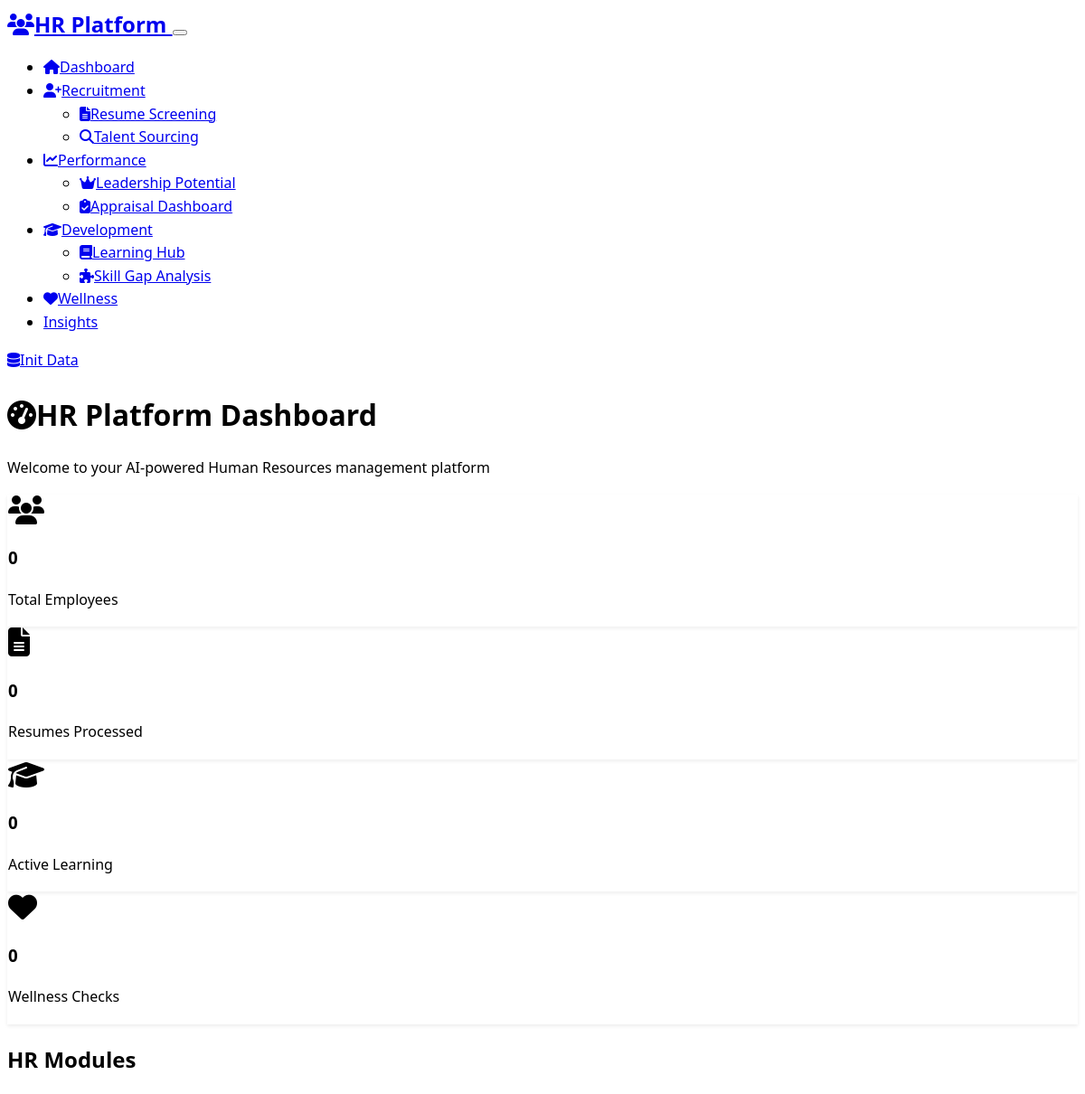
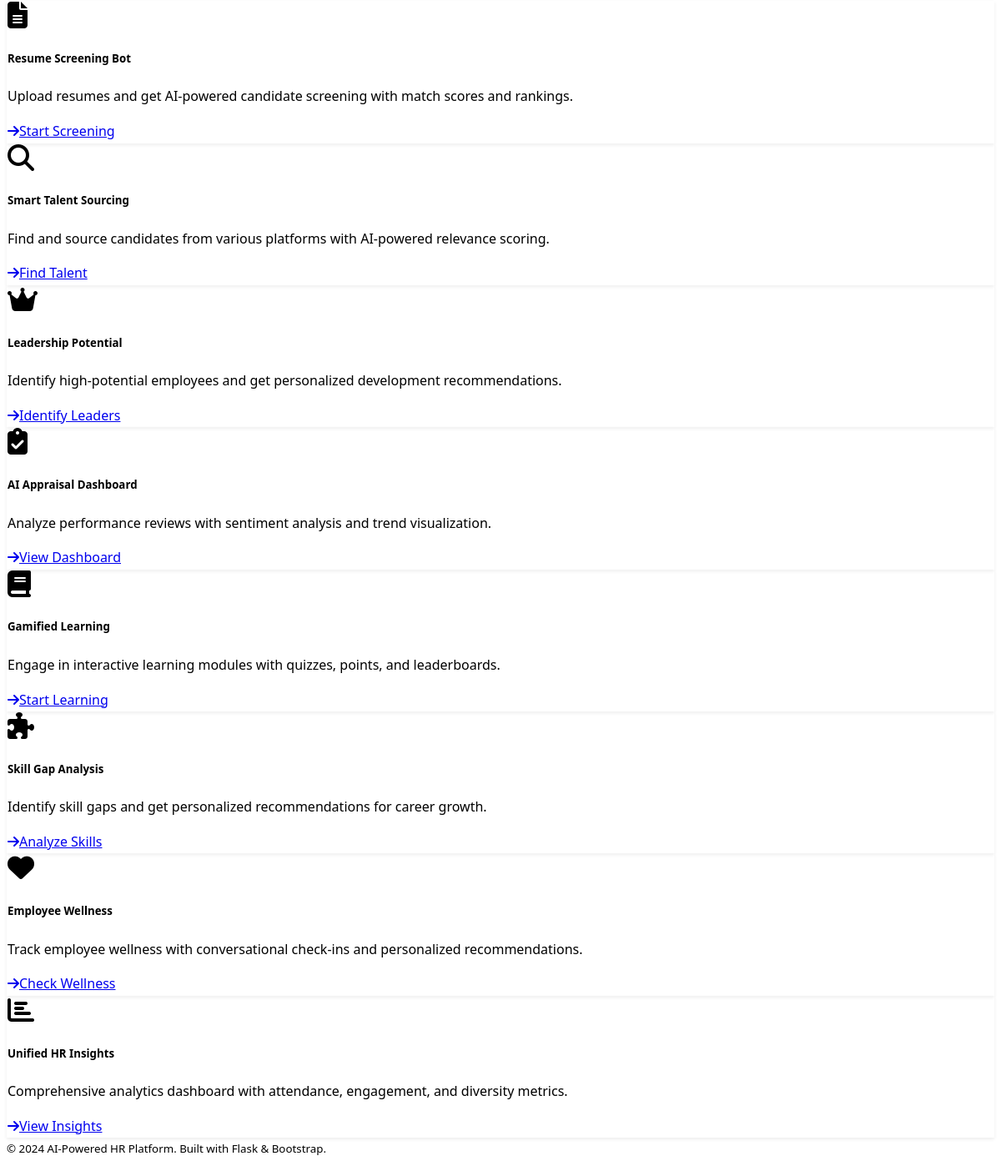
Before: / with the older database file (2 pictures, top to bottom).
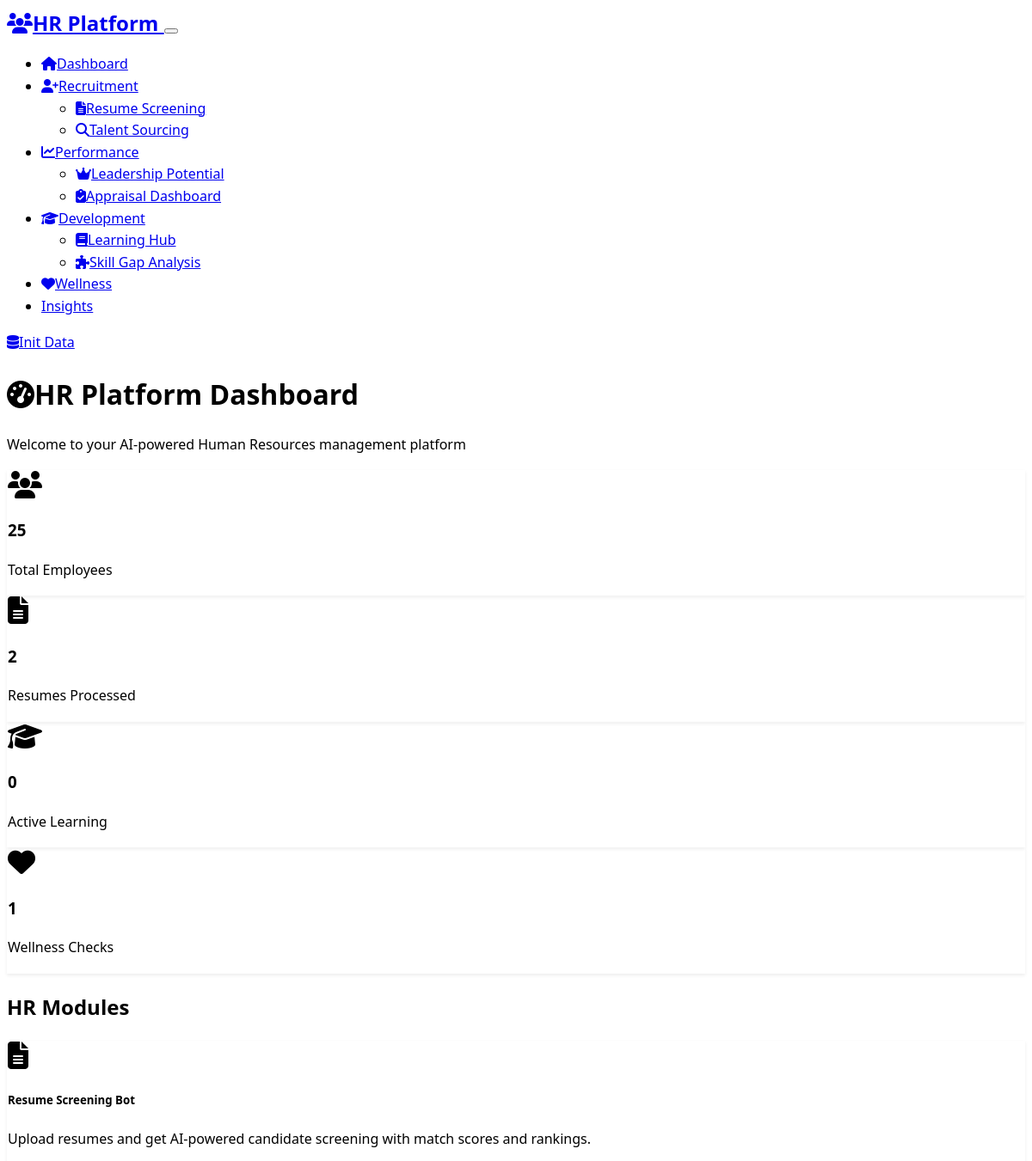
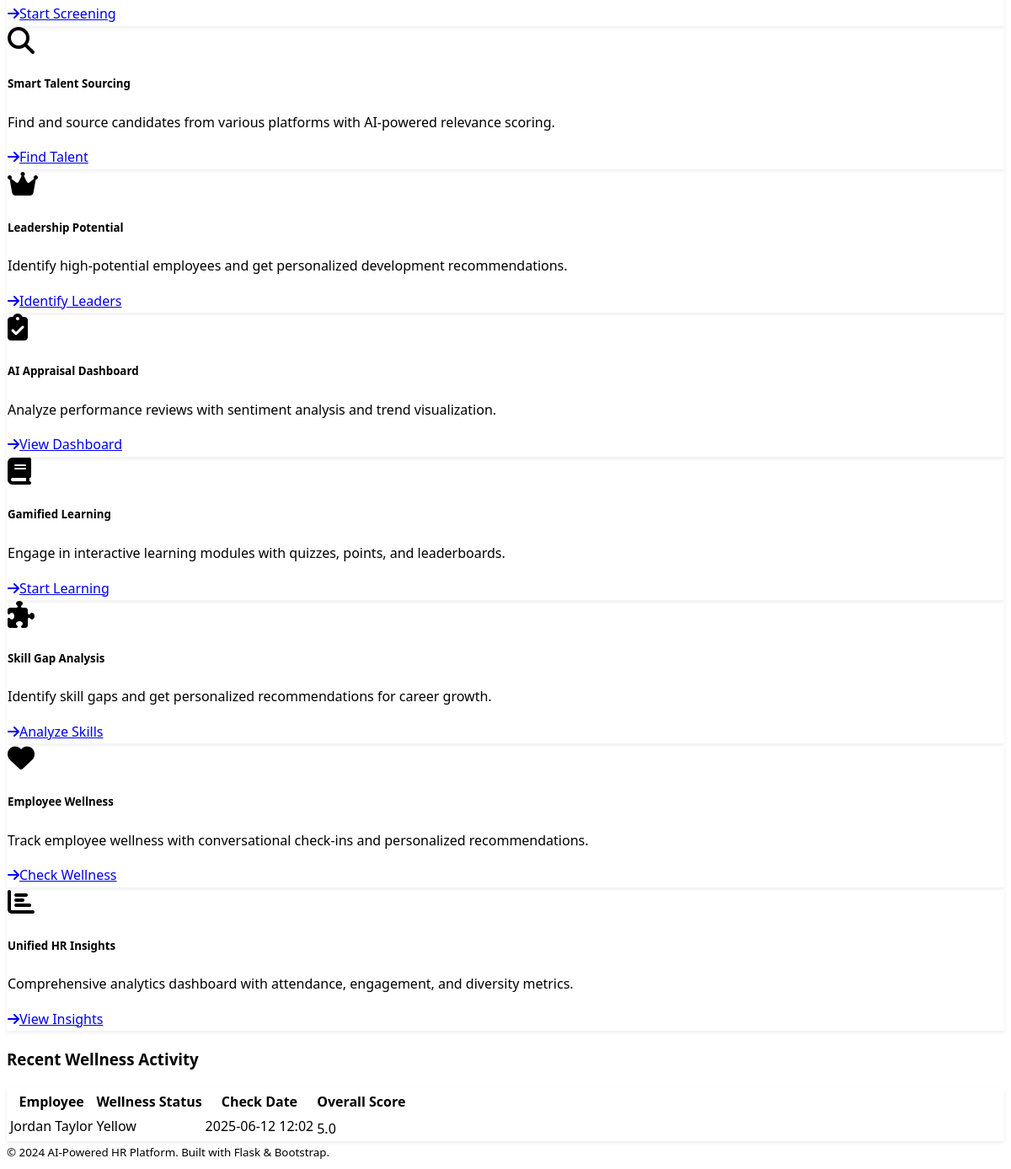
After: the same page with the newer database file (2 pictures, top to bottom).
### models.py (models this page shows)
class WellnessCheck(db.Model):
    id = db.Column(db.Integer, primary_key=True)
    employee_id = db.Column(db.Integer, db.ForeignKey('employee.id'), nullable=False)
    stress_level = db.Column(db.Integer, nullable=False)  # 1-10 scale
    sleep_quality = db.Column(db.Integer, nullable=False)  # 1-10 scale
    focus_level = db.Column(db.Integer, nullable=False)  # 1-10 scale
    overall_wellness = db.Column(db.String(20), nullable=False)  # green/yellow/red
    recommendations = db.Column(Text)
    check_date = db.Column(db.DateTime, default=datetime.utcnow)
    employee = db.relationship('Employee', backref=db.backref('wellness_checks', lazy=True))

class Employee(db.Model):
    id = db.Column(db.Integer, primary_key=True)
    name = db.Column(db.String(100), nullable=False)
    email = db.Column(db.String(120), unique=True, nullable=False)
    department = db.Column(db.String(50), nullable=False)
    position = db.Column(db.String(100), nullable=False)
    hire_date = db.Column(db.Date, nullable=False)
    performance_score = db.Column(db.Float, default=0.0)
    skills = db.Column(Text)  # JSON string of skills
    created_at = db.Column(db.DateTime, default=datetime.utcnow)

### routes.py (the view)
@app.route('/')
def index():
    total_employees = Employee.query.count()
    total_resumes = Resume.query.count()
    active_learning = LearningProgress.query.filter_by(completed=False).count()
    recent_wellness = WellnessCheck.query.order_by(WellnessCheck.check_date.desc()).limit(5).all()
    return render_template('index.html',
                         total_employees=total_employees,
                         total_resumes=total_resumes,
                         active_learning=active_learning,
                         recent_wellness=recent_wellness)

### templates/index.html (shortened to what this page needs)
{% extends "base.html" %}
{% block content %}
<div class="row">
    <div class="col-12">
        <h1 class="display-4 mb-4">
            <i class="fas fa-tachometer-alt me-3"></i>HR Platform Dashboard
        </h1>
        <p class="lead text-muted">Welcome to your AI-powered Human Resources management platform</p>
    </div>
</div>
<div class="row mb-5">
    <div class="col-md-3 mb-3">
        <div class="card bg-primary">
            <div class="card-body text-center">
                <i class="fas fa-users fa-2x mb-2"></i>
                <h3 class="card-title">{{ total_employees }}</h3>
                <p class="card-text">Total Employees</p>
            </div>
        </div>
    </div>
    <div class="col-md-3 mb-3">
        <div class="card bg-info">
            <div class="card-body text-center">
                <i class="fas fa-file-alt fa-2x mb-2"></i>
                <h3 class="card-title">{{ total_resumes }}</h3>
                <p class="card-text">Resumes Processed</p>
            </div>
        </div>
    </div>
    <div class="col-md-3 mb-3">
        <div class="card bg-warning">
            <div class="card-body text-center">
                <i class="fas fa-graduation-cap fa-2x mb-2"></i>
                <h3 class="card-title">{{ active_learning }}</h3>
                <p class="card-text">Active Learning</p>
            </div>
        </div>
    </div>
    <div class="col-md-3 mb-3">
        <div class="card bg-success">
            <div class="card-body text-center">
                <i class="fas fa-heart fa-2x mb-2"></i>
                <h3 class="card-title">{{ recent_wellness|length }}</h3>
                <p class="card-text">Wellness Checks</p>
            </div>
        </div>
    </div>
</div>
<div class="row">
    <div class="col-12">
        <h2 class="mb-4">HR Modules</h2>
    </div>
</div>
<div class="row">
    <div class="col-md-6 col-lg-4 mb-4">
        <div class="card h-100">
            <div class="card-body">
                <div class="d-flex align-items-center mb-3">
                    <i class="fas fa-file-alt fa-2x text-primary me-3"></i>
                    <h5 class="card-title mb-0">Resume Screening Bot</h5>
                </div>
                <p class="card-text">Upload resumes and get AI-powered candidate screening with match scores and rankings.</p>
                <a href="{{ url_for('resume_screening') }}" class="btn btn-outline-primary">
                    <i class="fas fa-arrow-right me-1"></i>Start Screening
                </a>
            </div>
        </div>
    </div>
    <div class="col-md-6 col-lg-4 mb-4">
        <div class="card h-100">
            <div class="card-body">
                <div class="d-flex align-items-center mb-3">
                    <i class="fas fa-search fa-2x text-info me-3"></i>
                    <h5 class="card-title mb-0">Smart Talent Sourcing</h5>
                </div>
                <p class="card-text">Find and source candidates from various platforms with AI-powered relevance scoring.</p>
                <a href="{{ url_for('talent_sourcing') }}" class="btn btn-outline-info">
                    <i class="fas fa-arrow-right me-1"></i>Find Talent
                </a>
            </div>
        </div>
    </div>
    <div class="col-md-6 col-lg-4 mb-4">
        <div class="card h-100">
            <div class="card-body">
                <div class="d-flex align-items-center mb-3">
                    <i class="fas fa-crown fa-2x text-warning me-3"></i>
                    <h5 class="card-title mb-0">Leadership Potential</h5>
                </div>
                <p class="card-text">Identify high-potential employees and get personalized development recommendations.</p>
                <a href="{{ url_for('leadership_potential') }}" class="btn btn-outline-warning">
                    <i class="fas fa-arrow-right me-1"></i>Identify Leaders
                </a>
            </div>
        </div>
    </div>
    <div class="col-md-6 col-lg-4 mb-4">
        <div class="card h-100">
            <div class="card-body">
                <div class="d-flex align-items-center mb-3">
                    <i class="fas fa-clipboard-check fa-2x text-success me-3"></i>
                    <h5 class="card-title mb-0">AI Appraisal Dashboard</h5>
                </div>
                <p class="card-text">Analyze performance reviews with sentiment analysis and trend visualization.</p>
                <a href="{{ url_for('appraisal_dashboard') }}" class="btn btn-outline-success">
                    <i class="fas fa-arrow-right me-1"></i>View Dashboard
                </a>
            </div>
        </div>
    </div>
    <div class="col-md-6 col-lg-4 mb-4">
        <div class="card h-100">
            <div class="card-body">
                <div class="d-flex align-items-center mb-3">
                    <i class="fas fa-book fa-2x text-primary me-3"></i>
                    <h5 class="card-title mb-0">Gamified Learning</h5>
                </div>
                <p class="card-text">Engage in interactive learning modules with quizzes, points, and leaderboards.</p>
                <a href="{{ url_for('learning_module') }}" class="btn btn-outline-primary">
                    <i class="fas fa-arrow-right me-1"></i>Start Learning
                </a>
            </div>
        </div>
    </div>
    <div class="col-md-6 col-lg-4 mb-4">
        <div class="card h-100">
            <div class="card-body">
                <div class="d-flex align-items-center mb-3">
                    <i class="fas fa-puzzle-piece fa-2x text-danger me-3"></i>
                    <h5 class="card-title mb-0">Skill Gap Analysis</h5>
                </div>
                <p class="card-text">Identify skill gaps and get personalized recommendations for career growth.</p>
                <a href="{{ url_for('skill_gap_analysis') }}" class="btn btn-outline-danger">
                    <i class="fas fa-arrow-right me-1"></i>Analyze Skills
                </a>
            </div>
        </div>
    </div>
    <div class="col-md-6 col-lg-4 mb-4">
        <div class="card h-100">
            <div class="card-body">
                <div class="d-flex align-items-center mb-3">
                    <i class="fas fa-heart fa-2x text-info me-3"></i>
                    <h5 class="card-title mb-0">Employee Wellness</h5>
                </div>
                <p class="card-text">Track employee wellness with conversational check-ins and personalized recommendations.</p>
                <a href="{{ url_for('wellness_tracker') }}" class="btn btn-outline-info">
                    <i class="fas fa-arrow-right me-1"></i>Check Wellness
                </a>
            </div>
        </div>
    </div>
    <div class="col-md-6 col-lg-4 mb-4">
        <div class="card h-100">
            <div class="card-body">
                <div class="d-flex align-items-center mb-3">
                    <i class="fas fa-chart-bar fa-2x text-secondary me-3"></i>
                    <h5 class="card-title mb-0">Unified HR Insights</h5>
                </div>
                <p class="card-text">Comprehensive analytics dashboard with attendance, engagement, and diversity metrics.</p>
                <a href="{{ url_for('hr_insights') }}" class="btn btn-outline-secondary">
                    <i class="fas fa-arrow-right me-1"></i>View Insights
                </a>
            </div>
        </div>
    </div>
</div>
{% if recent_wellness %}
<div class="row mt-5">
    <div class="col-12">
        <h3 class="mb-4">Recent Wellness Activity</h3>
        <div class="card">
            <div class="card-body">
                <div class="table-responsive">
                    <table class="table table-hover">
                        <thead>
                            <tr>
                                <th>Employee</th>
                                <th>Wellness Status</th>
                                <th>Check Date</th>
                                <th>Overall Score</th>
                            </tr>
                        </thead>
                        <tbody>
                            {% for check in recent_wellness %}
                            <tr>
                                <td>{{ check.employee.name }}</td>
                                <td>
                                    <span class="badge bg-{{ 'success' if check.overall_wellness == 'green' else ('warning' if check.overall_wellness == 'yellow' else 'danger') }}">
                                        {{ check.overall_wellness.title() }}
                                    </span>
                                </td>
                                <td>{{ check.check_date.strftime('%Y-%m-%d %H:%M') }}</td>
                                <td>
                                    <div class="progress" style="height: 20px;">
                                        <div class="progress-bar bg-{{ 'success' if check.overall_wellness == 'green' else ('warning' if check.overall_wellness == 'yellow' else 'danger') }}"
                                             style="width: {{ ((check.stress_level + check.sleep_quality + check.focus_level) / 30 * 100) }}%">
                                            {{ "%.1f"|format((check.stress_level + check.sleep_quality + check.focus_level) / 3) }}
                                        </div>
                                    </div>
                                </td>
                            </tr>
                            {% endfor %}
                        </tbody>
                    </table>
                </div>
            </div>
        </div>
    </div>
</div>
{% endif %}
{% endblock %}

### templates/base.html (shortened to what this page needs)
<!DOCTYPE html>
<html lang="en" data-bs-theme="dark">
<head>
    <link href="https://cdn.replit.com/agent/bootstrap-agent-dark-theme.min.css" rel="stylesheet">
    <link rel="stylesheet" href="https://cdnjs.cloudflare.com/ajax/libs/font-awesome/6.4.0/css/all.min.css">
    <link rel="stylesheet" href="{{ url_for('static', filename='css/custom.css') }}">
</head>
<body>
    <nav class="navbar navbar-expand-lg navbar-dark bg-dark">
        <div class="container">
            <a class="navbar-brand" href="{{ url_for('index') }}">
                <i class="fas fa-users me-2"></i>HR Platform
            </a>
            <button class="navbar-toggler" type="button" data-bs-toggle="collapse" data-bs-target="#navbarNav">
            </button>
            <div class="collapse navbar-collapse" id="navbarNav">
                <ul class="navbar-nav me-auto">
                    <li class="nav-item">
                        <a class="nav-link" href="{{ url_for('index') }}">
                            <i class="fas fa-home me-1"></i>Dashboard
                        </a>
                    </li>
                    <li class="nav-item dropdown">
                        <a class="nav-link dropdown-toggle" href="#" id="recruitmentDropdown" role="button" data-bs-toggle="dropdown">
                            <i class="fas fa-user-plus me-1"></i>Recruitment
                        </a>
                        <ul class="dropdown-menu">
                            <li><a class="dropdown-item" href="{{ url_for('resume_screening') }}">
                                <i class="fas fa-file-alt me-2"></i>Resume Screening
                            </a></li>
                            <li><a class="dropdown-item" href="{{ url_for('talent_sourcing') }}">
                                <i class="fas fa-search me-2"></i>Talent Sourcing
                            </a></li>
                        </ul>
                    </li>
                    <li class="nav-item dropdown">
                        <a class="nav-link dropdown-toggle" href="#" id="performanceDropdown" role="button" data-bs-toggle="dropdown">
                            <i class="fas fa-chart-line me-1"></i>Performance
                        </a>
                        <ul class="dropdown-menu">
                            <li><a class="dropdown-item" href="{{ url_for('leadership_potential') }}">
                                <i class="fas fa-crown me-2"></i>Leadership Potential
                            </a></li>
                            <li><a class="dropdown-item" href="{{ url_for('appraisal_dashboard') }}">
                                <i class="fas fa-clipboard-check me-2"></i>Appraisal Dashboard
                            </a></li>
                        </ul>
                    </li>
                    <li class="nav-item dropdown">
                        <a class="nav-link dropdown-toggle" href="#" id="developmentDropdown" role="button" data-bs-toggle="dropdown">
                            <i class="fas fa-graduation-cap me-1"></i>Development
                        </a>
                        <ul class="dropdown-menu">
                            <li><a class="dropdown-item" href="{{ url_for('learning_module') }}">
                                <i class="fas fa-book me-2"></i>Learning Hub
                            </a></li>
                            <li><a class="dropdown-item" href="{{ url_for('skill_gap_analysis') }}">
                                <i class="fas fa-puzzle-piece me-2"></i>Skill Gap Analysis
                            </a></li>
                        </ul>
                    </li>
                    <li class="nav-item">
                        <a class="nav-link" href="{{ url_for('wellness_tracker') }}">
                            <i class="fas fa-heart me-1"></i>Wellness
                        </a>
                    </li>
                    <li class="nav-item">
                        <a class="nav-link" href="{{ url_for('hr_insights') }}">
                            Insights
                        </a>
                    </li>
                </ul>
                <div class="navbar-nav">
                    <a class="nav-link" href="{{ url_for('initialize_data') }}">
                        <i class="fas fa-database me-1"></i>Init Data
                    </a>
                </div>
            </div>
        </div>
    </nav>
    <main class="container mt-4">
        {% block content %}{% endblock %}
    </main>
    <footer class="bg-dark text-center py-3 mt-5">
        <div class="container">
            <small class="text-muted">
                &copy; 2024 AI-Powered HR Platform. Built with Flask & Bootstrap.
            </small>
        </div>
    </footer>
</body>
</html>

Changed rows visible on the page:
added WellnessCheck: employee.name "Jordan Taylor", overall_wellness "Yellow", check_date "2025-06-12 12:02", stress_level+sleep_quality+focus_level "5.0"
Other visible differences:
{{ total_employees }}: "0" → "25"
{{ total_resumes }}: "0" → "2"
{{ recent_wellness|length }}: "0" → "1"
text now shown: "Recent Wellness Activity Employee Wellness Status Check Date Overall Score"
